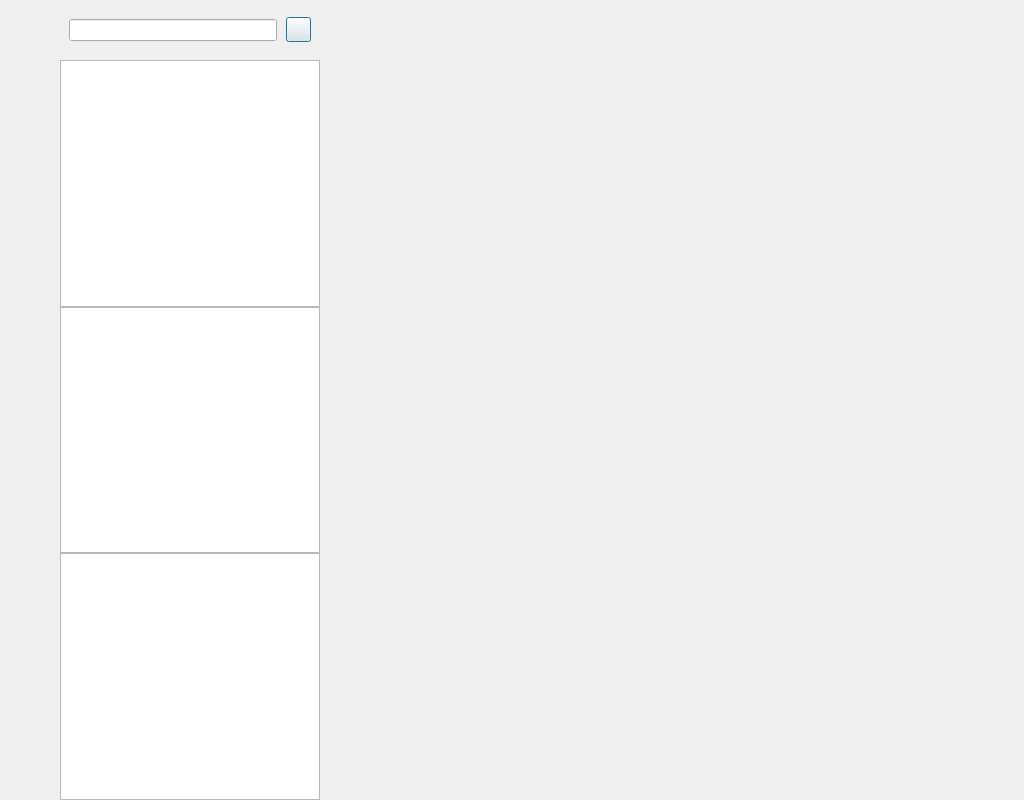
<?xml version="1.0" encoding="UTF-8"?>
<ui version="4.0">
 <class>chatDialog</class>
 <widget class="QDialog" name="chatDialog">
  <property name="geometry">
   <rect>
    <x>0</x>
    <y>0</y>
    <width>1024</width>
    <height>800</height>
   </rect>
  </property>
  <property name="windowTitle">
   <string>Dialog</string>
  </property>
  <property name="styleSheet">
   <string notr="true"/>
  </property>
  <layout class="QHBoxLayout" name="horizontalLayout">
   <property name="spacing">
    <number>0</number>
   </property>
   <property name="leftMargin">
    <number>0</number>
   </property>
   <property name="topMargin">
    <number>0</number>
   </property>
   <property name="rightMargin">
    <number>0</number>
   </property>
   <property name="bottomMargin">
    <number>0</number>
   </property>
   <item>
    <widget class="QWidget" name="sideBar" native="true">
     <property name="sizePolicy">
      <sizepolicy hsizetype="Fixed" vsizetype="Expanding">
       <horstretch>0</horstretch>
       <verstretch>0</verstretch>
      </sizepolicy>
     </property>
     <property name="minimumSize">
      <size>
       <width>60</width>
       <height>0</height>
      </size>
     </property>
     <property name="maximumSize">
      <size>
       <width>60</width>
       <height>16777215</height>
      </size>
     </property>
     <layout class="QVBoxLayout" name="verticalLayout">
      <property name="leftMargin">
       <number>10</number>
      </property>
      <property name="topMargin">
       <number>30</number>
      </property>
      <property name="rightMargin">
       <number>0</number>
      </property>
      <property name="bottomMargin">
       <number>0</number>
      </property>
      <item>
       <widget class="QWidget" name="widget" native="true">
        <property name="minimumSize">
         <size>
          <width>0</width>
          <height>150</height>
         </size>
        </property>
        <property name="maximumSize">
         <size>
          <width>16777215</width>
          <height>150</height>
         </size>
        </property>
        <layout class="QVBoxLayout" name="verticalLayout_3">
         <property name="spacing">
          <number>30</number>
         </property>
         <property name="leftMargin">
          <number>0</number>
         </property>
         <property name="topMargin">
          <number>0</number>
         </property>
         <property name="rightMargin">
          <number>0</number>
         </property>
         <property name="bottomMargin">
          <number>0</number>
         </property>
         <item>
          <widget class="QLabel" name="sideHeadLb">
           <property name="minimumSize">
            <size>
             <width>30</width>
             <height>30</height>
            </size>
           </property>
           <property name="maximumSize">
            <size>
             <width>30</width>
             <height>30</height>
            </size>
           </property>
           <property name="text">
            <string/>
           </property>
          </widget>
         </item>
         <item>
          <widget class="stateWidget" name="sideChatLb" native="true">
           <property name="minimumSize">
            <size>
             <width>30</width>
             <height>30</height>
            </size>
           </property>
           <property name="maximumSize">
            <size>
             <width>30</width>
             <height>30</height>
            </size>
           </property>
          </widget>
         </item>
         <item>
          <widget class="stateWidget" name="sideContactLb" native="true">
           <property name="minimumSize">
            <size>
             <width>30</width>
             <height>30</height>
            </size>
           </property>
           <property name="maximumSize">
            <size>
             <width>30</width>
             <height>30</height>
            </size>
           </property>
          </widget>
         </item>
        </layout>
       </widget>
      </item>
      <item>
       <spacer name="verticalSpacer">
        <property name="orientation">
         <enum>Qt::Orientation::Vertical</enum>
        </property>
        <property name="sizeHint" stdset="0">
         <size>
          <width>20</width>
          <height>40</height>
         </size>
        </property>
       </spacer>
      </item>
     </layout>
    </widget>
   </item>
   <item>
    <widget class="QWidget" name="chatUserWidth" native="true">
     <property name="maximumSize">
      <size>
       <width>260</width>
       <height>16777215</height>
      </size>
     </property>
     <layout class="QVBoxLayout" name="verticalLayout_2">
      <property name="spacing">
       <number>0</number>
      </property>
      <property name="leftMargin">
       <number>0</number>
      </property>
      <property name="topMargin">
       <number>0</number>
      </property>
      <property name="rightMargin">
       <number>0</number>
      </property>
      <property name="bottomMargin">
       <number>0</number>
      </property>
      <item>
       <widget class="QWidget" name="searchWidth" native="true">
        <property name="minimumSize">
         <size>
          <width>0</width>
          <height>60</height>
         </size>
        </property>
        <property name="maximumSize">
         <size>
          <width>16777215</width>
          <height>60</height>
         </size>
        </property>
        <layout class="QHBoxLayout" name="horizontalLayout_2">
         <item>
          <widget class="customEdit" name="searchEdit"/>
         </item>
         <item>
          <spacer name="horizontalSpacer">
           <property name="orientation">
            <enum>Qt::Orientation::Horizontal</enum>
           </property>
           <property name="sizeType">
            <enum>QSizePolicy::Policy::Fixed</enum>
           </property>
           <property name="sizeHint" stdset="0">
            <size>
             <width>3</width>
             <height>20</height>
            </size>
           </property>
          </spacer>
         </item>
         <item>
          <widget class="clickBtn" name="addBtn">
           <property name="minimumSize">
            <size>
             <width>25</width>
             <height>25</height>
            </size>
           </property>
           <property name="maximumSize">
            <size>
             <width>25</width>
             <height>25</height>
            </size>
           </property>
           <property name="text">
            <string/>
           </property>
          </widget>
         </item>
        </layout>
       </widget>
      </item>
      <item>
       <widget class="chatUserList" name="chatUserlist"/>
      </item>
      <item>
       <widget class="searchList" name="searchLists"/>
      </item>
      <item>
       <widget class="contactUserList" name="conUserList"/>
      </item>
     </layout>
    </widget>
   </item>
   <item>
    <widget class="QStackedWidget" name="stackedWidget">
     <property name="currentIndex">
      <number>1</number>
     </property>
     <widget class="chatPage" name="chat_page"/>
     <widget class="FriendInfoPage" name="friend_info_page"/>
     <widget class="applyFriendPage" name="friend_apply_page"/>
    </widget>
   </item>
  </layout>
 </widget>
 <customwidgets>
  <customwidget>
   <class>clickBtn</class>
   <extends>QPushButton</extends>
   <header location="global">clickbtn.h</header>
  </customwidget>
  <customwidget>
   <class>customEdit</class>
   <extends>QLineEdit</extends>
   <header location="global">customedit.h</header>
  </customwidget>
  <customwidget>
   <class>chatUserList</class>
   <extends>QListWidget</extends>
   <header location="global">chatuserlist.h</header>
  </customwidget>
  <customwidget>
   <class>chatPage</class>
   <extends>QWidget</extends>
   <header location="global">chatpage.h</header>
   <container>1</container>
  </customwidget>
  <customwidget>
   <class>stateWidget</class>
   <extends>QWidget</extends>
   <header location="global">statewidget.h</header>
   <container>1</container>
  </customwidget>
  <customwidget>
   <class>searchList</class>
   <extends>QListWidget</extends>
   <header location="global">searchlist.h</header>
  </customwidget>
  <customwidget>
   <class>contactUserList</class>
   <extends>QListWidget</extends>
   <header location="global">contactuserlist.h</header>
  </customwidget>
  <customwidget>
   <class>applyFriendPage</class>
   <extends>QWidget</extends>
   <header location="global">applyfriendpage.h</header>
   <container>1</container>
  </customwidget>
  <customwidget>
   <class>FriendInfoPage</class>
   <extends>QWidget</extends>
   <header location="global">friendinfopage.h</header>
   <container>1</container>
  </customwidget>
 </customwidgets>
 <resources/>
 <connections/>
</ui>
